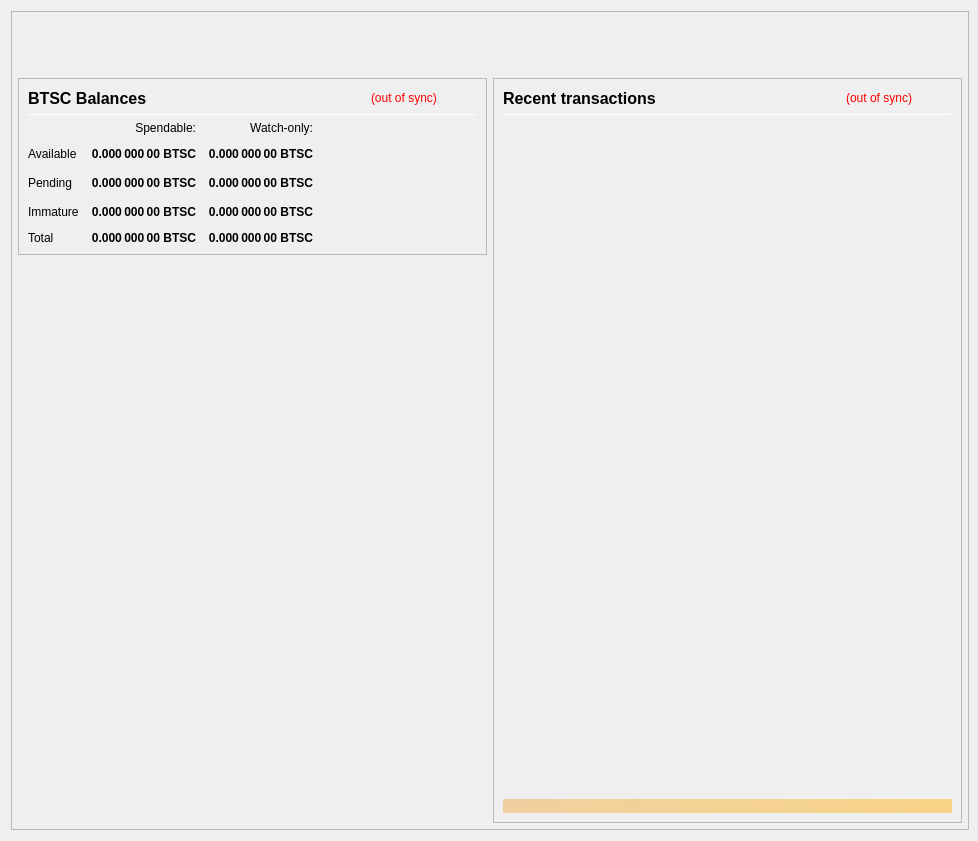
<?xml version="1.0" encoding="UTF-8"?>
<ui version="4.0">
 <class>OverviewPage</class>
 <widget class="QWidget" name="OverviewPage">
  <property name="geometry">
   <rect>
    <x>0</x>
    <y>0</y>
    <width>978</width>
    <height>841</height>
   </rect>
  </property>
  <property name="minimumSize">
   <size>
    <width>960</width>
    <height>682</height>
   </size>
  </property>
  <property name="font">
   <font>
    <weight>50</weight>
    <bold>false</bold>
   </font>
  </property>
  <property name="windowTitle">
   <string>Form</string>
  </property>
  <layout class="QVBoxLayout" name="topLayout" stretch="0">
   <property name="rightMargin">
    <number>9</number>
   </property>
   <item>
    <widget class="QFrame" name="frame_BG">
     <property name="minimumSize">
      <size>
       <width>850</width>
       <height>610</height>
      </size>
     </property>
     <property name="maximumSize">
      <size>
       <width>16777215</width>
       <height>16777215</height>
      </size>
     </property>
     <property name="frameShape">
      <enum>QFrame::StyledPanel</enum>
     </property>
     <property name="frameShadow">
      <enum>QFrame::Raised</enum>
     </property>
     <layout class="QVBoxLayout" name="verticalLayout_3" stretch="0">
      <property name="leftMargin">
       <number>0</number>
      </property>
      <property name="topMargin">
       <number>0</number>
      </property>
      <property name="rightMargin">
       <number>0</number>
      </property>
      <property name="bottomMargin">
       <number>6</number>
      </property>
      <item>
       <layout class="QVBoxLayout" name="verticalLayout_Master" stretch="0,1">
        <property name="leftMargin">
         <number>0</number>
        </property>
        <property name="topMargin">
         <number>0</number>
        </property>
        <property name="rightMargin">
         <number>0</number>
        </property>
        <property name="bottomMargin">
         <number>0</number>
        </property>
        <item>
         <widget class="QFrame" name="frame_Header">
          <layout class="QVBoxLayout" name="verticalLayout_Header" stretch="0">
           <property name="leftMargin">
            <number>0</number>
           </property>
           <property name="topMargin">
            <number>0</number>
           </property>
           <property name="rightMargin">
            <number>0</number>
           </property>
           <property name="bottomMargin">
            <number>0</number>
           </property>
           <item>
            <layout class="QHBoxLayout" name="horizontalLayout_Header" stretch="1,0">
             <property name="spacing">
              <number>6</number>
             </property>
             <item>
              <spacer name="horizontalSpacer_Header">
               <property name="orientation">
                <enum>Qt::Horizontal</enum>
               </property>
               <property name="sizeHint" stdset="0">
                <size>
                 <width>40</width>
                 <height>20</height>
                </size>
               </property>
              </spacer>
             </item>
             <item>
              <widget class="QLabel" name="labelOverviewHeaderRight">
               <property name="minimumSize">
                <size>
                 <width>464</width>
                 <height>60</height>
                </size>
               </property>
               <property name="maximumSize">
                <size>
                 <width>16777215</width>
                 <height>60</height>
                </size>
               </property>
               <property name="font">
                <font>
                 <pointsize>14</pointsize>
                </font>
               </property>
               <property name="text">
                <string/>
               </property>
               <property name="alignment">
                <set>Qt::AlignRight|Qt::AlignTrailing|Qt::AlignVCenter</set>
               </property>
              </widget>
             </item>
            </layout>
           </item>
          </layout>
         </widget>
        </item>
        <item>
         <widget class="QFrame" name="frame_Content">
          <layout class="QVBoxLayout" name="verticalLayout_Content">
           <property name="leftMargin">
            <number>6</number>
           </property>
           <property name="topMargin">
            <number>0</number>
           </property>
           <property name="rightMargin">
            <number>6</number>
           </property>
           <property name="bottomMargin">
            <number>0</number>
           </property>
           <item>
            <layout class="QHBoxLayout" name="horizontalLayout_Content" stretch="1,1">
             <property name="spacing">
              <number>6</number>
             </property>
             <item>
              <layout class="QVBoxLayout" name="verticalLayout_left" stretch="0,0">
               <item>
                <widget class="QFrame" name="frameBalances">
                 <property name="frameShape">
                  <enum>QFrame::StyledPanel</enum>
                 </property>
                 <property name="frameShadow">
                  <enum>QFrame::Raised</enum>
                 </property>
                 <layout class="QVBoxLayout" name="verticalLayout_4">
                  <item>
                   <layout class="QHBoxLayout" name="hlBalancesHeader" stretch="2,0,0">
                    <property name="spacing">
                     <number>6</number>
                    </property>
                    <item>
                     <widget class="QLabel" name="labelBalances">
                      <property name="minimumSize">
                       <size>
                        <width>0</width>
                        <height>0</height>
                       </size>
                      </property>
                      <property name="font">
                       <font>
                        <pointsize>12</pointsize>
                        <weight>75</weight>
                        <bold>true</bold>
                       </font>
                      </property>
                      <property name="text">
                       <string>BTSC Balances</string>
                      </property>
                     </widget>
                    </item>
                    <item>
                     <widget class="QLabel" name="labelWalletStatus">
                      <property name="cursor">
                       <cursorShape>WhatsThisCursor</cursorShape>
                      </property>
                      <property name="toolTip">
                       <string>The displayed information may be out of date. Your wallet automatically synchronizes with the BTSCOIN network after a connection is established, but this process has not completed yet.</string>
                      </property>
                      <property name="styleSheet">
                       <string notr="true">QLabel { color: red; }</string>
                      </property>
                      <property name="text">
                       <string notr="true">(out of sync)</string>
                      </property>
                      <property name="alignment">
                       <set>Qt::AlignLeading|Qt::AlignLeft|Qt::AlignVCenter</set>
                      </property>
                     </widget>
                    </item>
                    <item>
                     <spacer name="hsBalancesHeader">
                      <property name="orientation">
                       <enum>Qt::Horizontal</enum>
                      </property>
                      <property name="sizeHint" stdset="0">
                       <size>
                        <width>40</width>
                        <height>20</height>
                       </size>
                      </property>
                     </spacer>
                    </item>
                   </layout>
                  </item>
                  <item>
                   <widget class="Line" name="lineBalances">
                    <property name="minimumSize">
                     <size>
                      <width>0</width>
                      <height>1</height>
                     </size>
                    </property>
                    <property name="maximumSize">
                     <size>
                      <width>16777215</width>
                      <height>1</height>
                     </size>
                    </property>
                    <property name="orientation">
                     <enum>Qt::Horizontal</enum>
                    </property>
                   </widget>
                  </item>
                  <item>
                   <layout class="QGridLayout" name="gridLayout">
                    <property name="spacing">
                     <number>12</number>
                    </property>
                    <item row="2" column="2">
                     <widget class="QLabel" name="labelWatchPending">
                      <property name="font">
                       <font>
                        <weight>75</weight>
                        <bold>true</bold>
                       </font>
                      </property>
                      <property name="cursor">
                       <cursorShape>ArrowCursor</cursorShape>
                      </property>
                      <property name="toolTip">
                       <string>Unconfirmed transactions to watch-only addresses</string>
                      </property>
                      <property name="text">
                       <string notr="true">0.000 000 00 BTSC</string>
                      </property>
                      <property name="alignment">
                       <set>Qt::AlignRight|Qt::AlignTrailing|Qt::AlignVCenter</set>
                      </property>
                      <property name="textInteractionFlags">
                       <set>Qt::NoTextInteraction</set>
                      </property>
                     </widget>
                    </item>
                    <item row="2" column="1">
                     <widget class="QLabel" name="labelUnconfirmed">
                      <property name="font">
                       <font>
                        <weight>75</weight>
                        <bold>true</bold>
                       </font>
                      </property>
                      <property name="cursor">
                       <cursorShape>ArrowCursor</cursorShape>
                      </property>
                      <property name="toolTip">
                       <string>Total of transactions that have yet to be confirmed, and do not yet count toward the spendable balance</string>
                      </property>
                      <property name="text">
                       <string notr="true">0.000 000 00 BTSC</string>
                      </property>
                      <property name="alignment">
                       <set>Qt::AlignRight|Qt::AlignTrailing|Qt::AlignVCenter</set>
                      </property>
                      <property name="textInteractionFlags">
                       <set>Qt::NoTextInteraction</set>
                      </property>
                     </widget>
                    </item>
                    <item row="3" column="2">
                     <widget class="QLabel" name="labelWatchImmature">
                      <property name="font">
                       <font>
                        <weight>75</weight>
                        <bold>true</bold>
                       </font>
                      </property>
                      <property name="cursor">
                       <cursorShape>ArrowCursor</cursorShape>
                      </property>
                      <property name="toolTip">
                       <string>Staked or masternode rewards in watch-only addresses that has not yet matured</string>
                      </property>
                      <property name="text">
                       <string notr="true">0.000 000 00 BTSC</string>
                      </property>
                      <property name="alignment">
                       <set>Qt::AlignRight|Qt::AlignTrailing|Qt::AlignVCenter</set>
                      </property>
                      <property name="textInteractionFlags">
                       <set>Qt::NoTextInteraction</set>
                      </property>
                     </widget>
                    </item>
                    <item row="4" column="0">
                     <widget class="QLabel" name="labelTotalText">
                      <property name="text">
                       <string>Total</string>
                      </property>
                      <property name="textInteractionFlags">
                       <set>Qt::NoTextInteraction</set>
                      </property>
                     </widget>
                    </item>
                    <item row="3" column="1">
                     <widget class="QLabel" name="labelImmature">
                      <property name="font">
                       <font>
                        <weight>75</weight>
                        <bold>true</bold>
                       </font>
                      </property>
                      <property name="cursor">
                       <cursorShape>ArrowCursor</cursorShape>
                      </property>
                      <property name="toolTip">
                       <string>Staked or masternode rewards that has not yet matured</string>
                      </property>
                      <property name="text">
                       <string notr="true">0.000 000 00 BTSC</string>
                      </property>
                      <property name="alignment">
                       <set>Qt::AlignRight|Qt::AlignTrailing|Qt::AlignVCenter</set>
                      </property>
                      <property name="textInteractionFlags">
                       <set>Qt::NoTextInteraction</set>
                      </property>
                     </widget>
                    </item>
                    <item row="2" column="3">
                     <spacer name="hsBalances">
                      <property name="orientation">
                       <enum>Qt::Horizontal</enum>
                      </property>
                      <property name="sizeHint" stdset="0">
                       <size>
                        <width>40</width>
                        <height>20</height>
                       </size>
                      </property>
                     </spacer>
                    </item>
                    <item row="3" column="0">
                     <widget class="QLabel" name="labelImmatureText">
                      <property name="text">
                       <string>Immature</string>
                      </property>
                      <property name="textInteractionFlags">
                       <set>Qt::NoTextInteraction</set>
                      </property>
                     </widget>
                    </item>
                    <item row="4" column="1">
                     <widget class="QLabel" name="labelTotal">
                      <property name="font">
                       <font>
                        <weight>75</weight>
                        <bold>true</bold>
                       </font>
                      </property>
                      <property name="cursor">
                       <cursorShape>ArrowCursor</cursorShape>
                      </property>
                      <property name="toolTip">
                       <string>Your current total balance</string>
                      </property>
                      <property name="text">
                       <string notr="true">0.000 000 00 BTSC</string>
                      </property>
                      <property name="alignment">
                       <set>Qt::AlignRight|Qt::AlignTrailing|Qt::AlignVCenter</set>
                      </property>
                      <property name="textInteractionFlags">
                       <set>Qt::NoTextInteraction</set>
                      </property>
                     </widget>
                    </item>
                    <item row="4" column="2">
                     <widget class="QLabel" name="labelWatchTotal">
                      <property name="font">
                       <font>
                        <weight>75</weight>
                        <bold>true</bold>
                       </font>
                      </property>
                      <property name="cursor">
                       <cursorShape>ArrowCursor</cursorShape>
                      </property>
                      <property name="toolTip">
                       <string>Current total balance in watch-only addresses</string>
                      </property>
                      <property name="text">
                       <string notr="true">0.000 000 00 BTSC</string>
                      </property>
                      <property name="alignment">
                       <set>Qt::AlignRight|Qt::AlignTrailing|Qt::AlignVCenter</set>
                      </property>
                      <property name="textInteractionFlags">
                       <set>Qt::NoTextInteraction</set>
                      </property>
                     </widget>
                    </item>
                    <item row="0" column="2">
                     <widget class="QLabel" name="labelWatchonly">
                      <property name="text">
                       <string>Watch-only:</string>
                      </property>
                      <property name="alignment">
                       <set>Qt::AlignRight|Qt::AlignTrailing|Qt::AlignVCenter</set>
                      </property>
                     </widget>
                    </item>
                    <item row="1" column="0">
                     <widget class="QLabel" name="labelBalanceText">
                      <property name="text">
                       <string>Available</string>
                      </property>
                      <property name="textInteractionFlags">
                       <set>Qt::NoTextInteraction</set>
                      </property>
                     </widget>
                    </item>
                    <item row="1" column="1">
                     <widget class="QLabel" name="labelBalance">
                      <property name="font">
                       <font>
                        <weight>75</weight>
                        <bold>true</bold>
                       </font>
                      </property>
                      <property name="cursor">
                       <cursorShape>ArrowCursor</cursorShape>
                      </property>
                      <property name="toolTip">
                       <string>Your current spendable balance</string>
                      </property>
                      <property name="text">
                       <string notr="true">0.000 000 00 BTSC</string>
                      </property>
                      <property name="alignment">
                       <set>Qt::AlignRight|Qt::AlignTrailing|Qt::AlignVCenter</set>
                      </property>
                      <property name="textInteractionFlags">
                       <set>Qt::NoTextInteraction</set>
                      </property>
                     </widget>
                    </item>
                    <item row="1" column="2">
                     <widget class="QLabel" name="labelWatchAvailable">
                      <property name="font">
                       <font>
                        <weight>75</weight>
                        <bold>true</bold>
                       </font>
                      </property>
                      <property name="cursor">
                       <cursorShape>ArrowCursor</cursorShape>
                      </property>
                      <property name="toolTip">
                       <string>Your current balance in watch-only addresses</string>
                      </property>
                      <property name="text">
                       <string notr="true">0.000 000 00 BTSC</string>
                      </property>
                      <property name="alignment">
                       <set>Qt::AlignRight|Qt::AlignTrailing|Qt::AlignVCenter</set>
                      </property>
                      <property name="textInteractionFlags">
                       <set>Qt::NoTextInteraction</set>
                      </property>
                     </widget>
                    </item>
                    <item row="2" column="0">
                     <widget class="QLabel" name="labelPendingText">
                      <property name="text">
                       <string>Pending</string>
                      </property>
                      <property name="textInteractionFlags">
                       <set>Qt::NoTextInteraction</set>
                      </property>
                     </widget>
                    </item>
                    <item row="0" column="1">
                     <widget class="QLabel" name="labelSpendable">
                      <property name="text">
                       <string>Spendable:</string>
                      </property>
                      <property name="alignment">
                       <set>Qt::AlignRight|Qt::AlignTrailing|Qt::AlignVCenter</set>
                      </property>
                     </widget>
                    </item>
                   </layout>
                  </item>
                 </layout>
                </widget>
               </item>
               <item>
                <spacer name="verticalSpacer">
                 <property name="orientation">
                  <enum>Qt::Vertical</enum>
                 </property>
                 <property name="sizeHint" stdset="0">
                  <size>
                   <width>20</width>
                   <height>40</height>
                  </size>
                 </property>
                </spacer>
               </item>
              </layout>
             </item>
             <item>
              <layout class="QVBoxLayout" name="verticalLayout_right" stretch="1">
               <item>
                <widget class="QFrame" name="frame_RecentTransactions">
                 <property name="minimumSize">
                  <size>
                   <width>0</width>
                   <height>0</height>
                  </size>
                 </property>
                 <property name="frameShape">
                  <enum>QFrame::StyledPanel</enum>
                 </property>
                 <property name="frameShadow">
                  <enum>QFrame::Raised</enum>
                 </property>
                 <layout class="QVBoxLayout" name="verticalLayout_1" stretch="0,0,0,0,0">
                  <item>
                   <layout class="QHBoxLayout" name="horizontalLayout_2" stretch="2,0,0">
                    <property name="spacing">
                     <number>3</number>
                    </property>
                    <item>
                     <widget class="QLabel" name="label_4">
                      <property name="minimumSize">
                       <size>
                        <width>0</width>
                        <height>20</height>
                       </size>
                      </property>
                      <property name="font">
                       <font>
                        <pointsize>12</pointsize>
                        <weight>75</weight>
                        <bold>true</bold>
                       </font>
                      </property>
                      <property name="text">
                       <string>Recent transactions</string>
                      </property>
                     </widget>
                    </item>
                    <item>
                     <widget class="QLabel" name="labelTransactionsStatus">
                      <property name="cursor">
                       <cursorShape>WhatsThisCursor</cursorShape>
                      </property>
                      <property name="toolTip">
                       <string>The displayed information may be out of date. Your wallet automatically synchronizes with the BTSCOIN network after a connection is established, but this process has not completed yet.</string>
                      </property>
                      <property name="styleSheet">
                       <string notr="true">QLabel { color: red; }</string>
                      </property>
                      <property name="text">
                       <string notr="true">(out of sync)</string>
                      </property>
                      <property name="alignment">
                       <set>Qt::AlignRight|Qt::AlignTrailing|Qt::AlignVCenter</set>
                      </property>
                     </widget>
                    </item>
                    <item>
                     <spacer name="horizontalSpacer">
                      <property name="orientation">
                       <enum>Qt::Horizontal</enum>
                      </property>
                      <property name="sizeHint" stdset="0">
                       <size>
                        <width>40</width>
                        <height>20</height>
                       </size>
                      </property>
                     </spacer>
                    </item>
                   </layout>
                  </item>
                  <item>
                   <widget class="Line" name="line">
                    <property name="minimumSize">
                     <size>
                      <width>0</width>
                      <height>1</height>
                     </size>
                    </property>
                    <property name="maximumSize">
                     <size>
                      <width>16777215</width>
                      <height>1</height>
                     </size>
                    </property>
                    <property name="orientation">
                     <enum>Qt::Horizontal</enum>
                    </property>
                   </widget>
                  </item>
                  <item>
                   <widget class="QListView" name="listTransactions">
                    <property name="minimumSize">
                     <size>
                      <width>0</width>
                      <height>0</height>
                     </size>
                    </property>
                    <property name="styleSheet">
                     <string notr="true">QListView { background: transparent; }</string>
                    </property>
                    <property name="frameShape">
                     <enum>QFrame::NoFrame</enum>
                    </property>
                    <property name="verticalScrollBarPolicy">
                     <enum>Qt::ScrollBarAlwaysOff</enum>
                    </property>
                    <property name="horizontalScrollBarPolicy">
                     <enum>Qt::ScrollBarAlwaysOff</enum>
                    </property>
                    <property name="selectionMode">
                     <enum>QAbstractItemView::NoSelection</enum>
                    </property>
                   </widget>
                  </item>
                  <item>
                   <spacer name="verticalSpacer_2">
                    <property name="orientation">
                     <enum>Qt::Vertical</enum>
                    </property>
                    <property name="sizeType">
                     <enum>QSizePolicy::Expanding</enum>
                    </property>
                    <property name="sizeHint" stdset="0">
                     <size>
                      <width>20</width>
                      <height>40</height>
                     </size>
                    </property>
                   </spacer>
                  </item>
                  <item>
                   <widget class="QLabel" name="labelAlerts">
                    <property name="maximumSize">
                     <size>
                      <width>16777215</width>
                      <height>16777215</height>
                     </size>
                    </property>
                    <property name="styleSheet">
                     <string notr="true">background-color: qlineargradient(x1: 0, y1: 0, x2: 1, y2: 0, stop:0 #F0D0A0, stop:1 #F8D488); color:#000000;</string>
                    </property>
                    <property name="text">
                     <string/>
                    </property>
                    <property name="wordWrap">
                     <bool>true</bool>
                    </property>
                    <property name="margin">
                     <number>3</number>
                    </property>
                   </widget>
                  </item>
                 </layout>
                </widget>
               </item>
              </layout>
             </item>
            </layout>
           </item>
          </layout>
         </widget>
        </item>
       </layout>
      </item>
     </layout>
    </widget>
   </item>
  </layout>
 </widget>
 <resources/>
 <connections/>
</ui>
